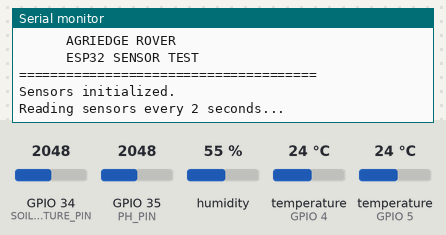
Bench run of a sketch on a simulated ESP32. On the bench: the last lines printed to the serial monitor. The inputs (shaded band) are chosen by the test bench; at power-on: humidity 55 %, temperature (sensors on GPIO 5, GPIO 4) 24 °C, GPIO 34 (SOIL_MOISTURE_PIN) = 2048, GPIO 35 (PH_PIN) = 2048 (analog values on the 0–4095 scale).

Above: at 2.2 s.
2.3 s: humidity set to 22 %
At 3.2 s:
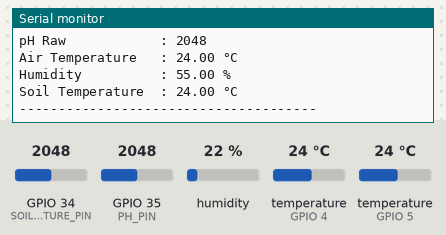
5.1 s: temperature (sensor on GPIO 5) set to 12 °C
At 7.4 s:
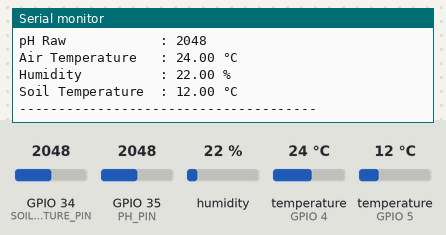
7.9 s: GPIO 34 (SOIL_MOISTURE_PIN) set to 2866
10.7 s: GPIO 35 (PH_PIN) set to 2866
13.5 s: temperature (sensor on GPIO 4) set to 12 °C
16.3 s: temperature (sensor on GPIO 5) set to 19 °C
At 17.2 s:
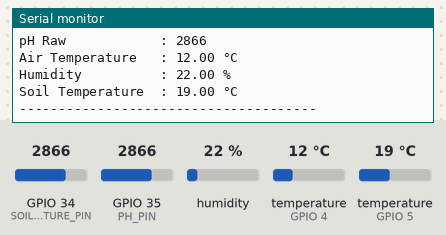
Timing chart, 0 to 19.3 s (numbered marks = the images above; inputs shaded):
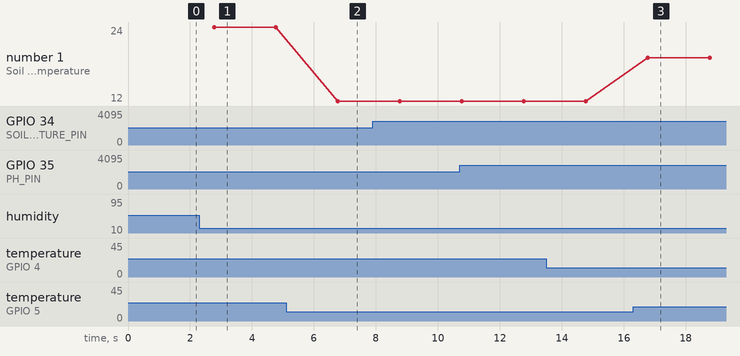

Measured:
- after the input at 5.1 s, the serial monitor: prints a new line after 1.7 s (image 2)
- after the input at 16.3 s, the serial monitor: prints a new line after 0.47 s (image 3)
- plotted number 1: 24 → 12 after the input at 5.1 s, 12 → 19 after the input at 16.3 s

The sketch:

sensor_tests.ino
```cpp
#include <Arduino.h>
#include <DHT.h>
#include <OneWire.h>
#include <DallasTemperature.h>

// ============================================================
// AgriEdge Rover
// ESP32 Sensor Test - Step 1
// ============================================================

// -------------------------
// PIN DEFINITIONS
// -------------------------

#define DHT_PIN 4
#define DHT_TYPE DHT22

#define DS18B20_PIN 5

#define SOIL_MOISTURE_PIN 34

#define PH_PIN 35


// ============================================================
// SENSOR OBJECTS
// ============================================================

DHT dht(DHT_PIN, DHT_TYPE);

OneWire oneWire(DS18B20_PIN);

DallasTemperature soilTempSensor(&oneWire);


// ============================================================
// TIMING
// ============================================================

unsigned long lastReadTime = 0;

const unsigned long READ_INTERVAL = 2000;


// ============================================================
// SETUP
// ============================================================

void setup()
{
  Serial.begin(115200);

  delay(1000);

  Serial.println();
  Serial.println("======================================");
  Serial.println("      AGRIEDGE ROVER");
  Serial.println("      ESP32 SENSOR TEST");
  Serial.println("======================================");

  // -------------------------
  // Analog configuration
  // -------------------------

  analogReadResolution(12);

  pinMode(SOIL_MOISTURE_PIN, INPUT);
  pinMode(PH_PIN, INPUT);

  // -------------------------
  // DHT22
  // -------------------------

  dht.begin();

  // -------------------------
  // DS18B20
  // -------------------------

  soilTempSensor.begin();

  Serial.println("Sensors initialized.");
  Serial.println("Reading sensors every 2 seconds...");
  Serial.println();
}


// ============================================================
// READ SENSORS
// ============================================================

void readSensors()
{
  // ==========================================================
  // SOIL MOISTURE
  // ==========================================================

  int moistureRaw = analogRead(SOIL_MOISTURE_PIN);


  // ==========================================================
  // pH
  // ==========================================================

  int phRaw = analogRead(PH_PIN);


  // ==========================================================
  // DHT22
  // ==========================================================

  float airTemperature = dht.readTemperature();

  float humidity = dht.readHumidity();


  // ==========================================================
  // DS18B20
  // ==========================================================

  soilTempSensor.requestTemperatures();

  float soilTemperature =
      soilTempSensor.getTempCByIndex(0);


  // ==========================================================
  // SERIAL OUTPUT
  // ==========================================================

  Serial.println("--------------------------------------");

  // Soil moisture
  Serial.print("Soil Moisture Raw : ");
  Serial.println(moistureRaw);


  // pH
  Serial.print("pH Raw            : ");
  Serial.println(phRaw);


  // DHT22 temperature
  if (isnan(airTemperature))
  {
    Serial.println("Air Temperature   : ERROR");
  }
  else
  {
    Serial.print("Air Temperature   : ");
    Serial.print(airTemperature);
    Serial.println(" °C");
  }


  // DHT22 humidity
  if (isnan(humidity))
  {
    Serial.println("Humidity          : ERROR");
  }
  else
  {
    Serial.print("Humidity          : ");
    Serial.print(humidity);
    Serial.println(" %");
  }


  // DS18B20
  if (soilTemperature == DEVICE_DISCONNECTED_C)
  {
    Serial.println("Soil Temperature  : SENSOR ERROR");
  }
  else
  {
    Serial.print("Soil Temperature  : ");
    Serial.print(soilTemperature);
    Serial.println(" °C");
  }


  Serial.println("--------------------------------------");
}


// ============================================================
// LOOP
// ============================================================

void loop()
{
  unsigned long currentTime = millis();


  if (currentTime - lastReadTime >= READ_INTERVAL)
  {
    lastReadTime = currentTime;

    readSensors();
  }
}
```
